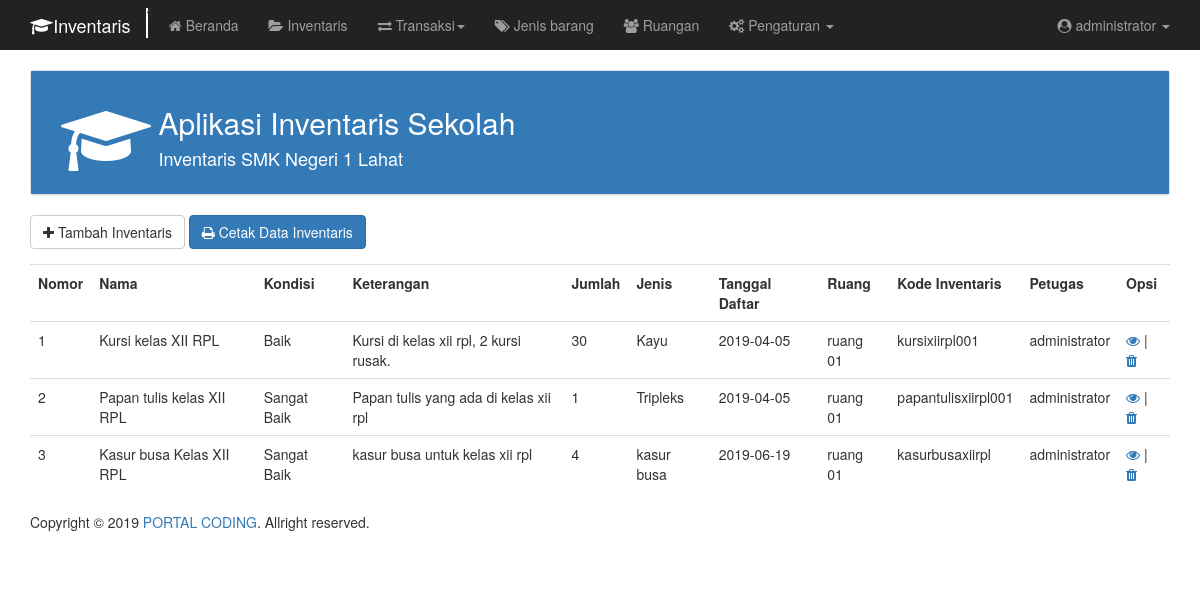
Page /inventaris/inventaris.php (signed in) on the committed database.
### tables this page shows
CREATE TABLE `inventaris` (
  `id_inventaris` varchar(150) NOT NULL,
  `nama` varchar(150) NOT NULL,
  `kondisi` varchar(150) NOT NULL,
  `keterangan_inventaris` varchar(500) NOT NULL,
  `jumlah` varchar(65) NOT NULL,
  `id_jenis` varchar(150) NOT NULL,
  `tanggal_register` date NOT NULL,
  `id_ruang` varchar(150) NOT NULL,
  `kode_inventaris` varchar(65) NOT NULL,
  `id_petugas` varchar(150) NOT NULL
);

CREATE TABLE `jenis` (
  `id_jenis` varchar(150) NOT NULL,
  `nama_jenis` varchar(150) NOT NULL,
  `kode_jenis` varchar(150) NOT NULL,
  `keterangan_jenis` varchar(500) NOT NULL
);

CREATE TABLE `ruang` (
  `id_ruang` varchar(150) NOT NULL,
  `nama_ruang` varchar(150) NOT NULL,
  `kode_ruang` varchar(150) NOT NULL,
  `keterangan_ruang` varchar(500) NOT NULL
);

CREATE TABLE `petugas` (
  `id_petugas` varchar(150) NOT NULL,
  `username` varchar(65) NOT NULL,
  `password` varchar(65) NOT NULL,
  `nama_petugas` varchar(150) NOT NULL,
  `id_level` int(11) NOT NULL
);

### inventaris/include/session.php (called while the page is built, shortened)
<?php
include 'config/function.php';
$konfigurasi = new konfigurasi();
$nomor = 1;
if ($_SESSION['level'] == "administrator") {
	$isadmin = true;
} else if ($_SESSION['level'] == "operator") {
  $isoperator = true;
} else if ($_SESSION['level'] == "peminjam") {
  $ispeminjam = true;
}
?>

### inventaris/config/function.php (called while the page is built, shortened)
<?php
class Konektor {
	public function __construct() {
		$this->host = "localhost";
		$this->user = "root";
		$this->pass = "";
		$this->db = "dbinventaris";
		$this->con = new mysqli($this->host,$this->user,$this->pass,$this->db) or die("Can't Connect to Database");
	}
}
class Konfigurasi extends Konektor {
	public function selectInventaris() {
		$SQL = $this->con->prepare("SELECT * FROM inventaris INNER JOIN jenis ON jenis.id_jenis = inventaris.id_jenis
																INNER JOIN ruang ON ruang.id_ruang = inventaris.id_ruang
																INNER JOIN petugas ON petugas.id_petugas = inventaris.id_petugas
															  GROUP BY inventaris.id_inventaris");
		$SQL->execute();
		$result = $SQL->get_result();
		$data = [];
		while ($row = $result->fetch_assoc()) {
			$data[] = $row;
		}
		return $data;
	}
}
 ?>

### inventaris/inventaris.php (the view, shortened to what this page needs)
<?php
include 'include/session.php';
if ($isadmin) {
$selectInventaris = $konfigurasi->selectInventaris();
?>
<!DOCTYPE html>
<html lang="en" dir="ltr">
	<head>
		<?php include 'include/meta.php'; ?>
  </head>
  <body onload="userFormDisabled()">
		<?php include 'include/menu.php' ?>
		<div class="container">
		  <?php include 'include/heading.php'; ?>
			<div class="form-group">
				<button type="button" class="btn btn-default" id="btnPlus">
				  <i class="fa fa-plus"></i> Tambah Inventaris
				</button>
				<button type="button" id="" class="btn btn-primary" onclick="printInventaris()">
				  <i class="fa fa-print"></i> Cetak Data Inventaris
				</button>
			</div>
			<?php
			if ($selectInventaris == null) {
				echo "<hr><h2 class='text-center'>Tidak ada data</h2><hr>";
			} else { ?>
				<table class="table">
					<th>Nomor</th>
					<th>Nama</th>
					<th>Kondisi</th>
					<th>Keterangan</th>
					<th>Jumlah</th>
					<th>Jenis</th>
					<th>Tanggal Daftar</th>
					<th>Ruang</th>
					<th>Kode Inventaris</th>
					<th>Petugas</th>
					<?php if ($isadmin): ?>
						<th>Opsi</th>
					<?php endif; ?>
			<?php foreach ($selectInventaris as $data): ?>
			<tr>
				<td><?php echo $nomor++; ?></td>
				<td><?php echo $data['nama']; ?></td>
				<td><?php echo $data['kondisi']; ?></td>
				<td><?php echo $data['keterangan_inventaris']; ?></td>
				<td><?php echo $data['jumlah']; ?></td>
				<td><?php echo $data['nama_jenis']; ?></td>
				<td><?php echo $data['tanggal_register']; ?></td>
				<td><?php echo $data['nama_ruang']; ?></td>
				<td><?php echo $data['kode_inventaris']; ?></td>
				<td><?php echo $data['nama_petugas']; ?></td>
				<?php if ($isadmin): ?>
					<td>
						<a href="detail/detail-inventaris.php?rowid=<?php echo $data['id_inventaris'] ?>"><i class="fa fa-eye"></i></a> |
						<a href="javascript:hapusData('<?php echo $data['id_inventaris']; ?>')"><i class="fa fa-trash"></i></a>
					</td>
				<?php endif; ?>
			</tr>
		<?php endforeach; ?>
		</table>
	<?php } ?>
		</div>
    <?php include 'include/footer.php'; ?>
	</body>
</html>
<?php } else {
	echo "<h2>Maaf, anda tidak memiliki akses di halaman ini.</h2>";
	echo "<br>";
	echo "Silahkan kembali ke beranda. <a href='/inventaris/index.php'>Kembali</a>";
 } ?>

### inventaris/include/meta.php (shortened to what this page needs)
<link rel="stylesheet" href="/inventaris/bootstrap/css/bootstrap.min.css">
<link rel="stylesheet" href="https://maxcdn.bootstrapcdn.com/font-awesome/4.7.0/css/font-awesome.min.css">
<link rel="stylesheet" type="text/css" href="/inventaris/bootstrap/css/style.css">

### inventaris/include/menu.php (shortened to what this page needs)
<nav class="navbar-inverse" role="navigation">
	<div class="container-fluid">
		<div class="navbar-header">
			<a class="navbar-brand" style="color:#ffffff;" href="/inventaris/index.php"><span><i class="fa fa-graduation-cap"></i></span>Inventaris</a>
		</div>
		<div class="collapse navbar-collapse" id="navbar">
			<ul class="nav navbar-nav">
				<li><<div class="vl"></div></li>
				<li><a href="/inventaris/index.php"><i class="fa fa-home"></i> Beranda</a></li>
				<?php if ($isadmin): ?>
					<li><a href="/inventaris/inventaris.php"><i class="fa fa-folder-open"></i> Inventaris</a></li>
				<?php endif; ?>
				<li class="dropdown">
					<a href="/inventaris/#" class="dropdown-toggle" data-toggle="dropdown"><i class="fa fa-exchange"></i> Transaksi<b class="caret"></b></a>
				</li>
				<?php if ($isadmin): ?>
					<li><a href="/inventaris/barang.php"><i class="fa fa-tags"></i> Jenis barang</a></li>
					<li><a href="/inventaris/ruangan.php"><i class="fa fa-users"></i> Ruangan</a></li>
					<li class="dropdown">
						<a href="/inventaris/#" class="dropdown-toggle" data-toggle="dropdown"><i class="fa fa-gears"></i> Pengaturan <b class="caret"></b></a>
					</li>
				<?php endif; ?>
			</ul>
			<ul class="nav navbar-nav navbar-right">
				<li class="dropdown">
					<a href="/inventaris/#" class="dropdown-toggle" data-toggle="dropdown"><i class="fa fa-user-circle"></i> <?php echo $_SESSION['nama_petugas'] ?> <b class="caret"></b></a>
				</li>
			</ul>
		</div>
	</div>
</nav>

### inventaris/include/heading.php
<br>
<div class="panel panel-default">
	<div class="panel-body bg-primary">
		<div class="container">
			<div class="row">
				<div class="col-md-1 col-md-offset-0" style="margin-top:20px;">
					<span><i class="fa fa-graduation-cap fa-5x"></i></span>
				</div>
				<div class="col-md-6 text-justify">
					<h2>Aplikasi Inventaris Sekolah</h2>
					<h4>Inventaris SMK Negeri 1 Lahat</h4>
				</div>
			</div>
		</div>
	</div>
</div>

### inventaris/include/footer.php (shortened to what this page needs)
<footer class="container-fluid" style="height:50px;">
		<div class="container">
			<div class="row">
			<div class="col-md-9">
				<p>Copyright &copy; 2019 <a href="https://www.portalcoding.com" target="_blank">PORTAL CODING</a>. Allright reserved.</p>
			</div>
			</div>
		</div>
</footer>

### rows in the picture
inventaris: nama "Kursi kelas XII RPL", kondisi "Baik", keterangan_inventaris "Kursi di kelas xii rpl, 2 kursi rusak.", jumlah "30", id_jenis.nama_jenis "Kayu", tanggal_register "2019-04-05", id_ruang.nama_ruang "ruang 01", kode_inventaris "kursixiirpl001", id_petugas.nama_petugas "administrator"
inventaris: nama "Papan tulis kelas XII RPL", kondisi "Sangat Baik", keterangan_inventaris "Papan tulis yang ada di kelas xii rpl", jumlah "1", id_jenis.nama_jenis "Tripleks", tanggal_register "2019-04-05", id_ruang.nama_ruang "ruang 01", kode_inventaris "papantulisxiirpl001", id_petugas.nama_petugas "administrator"
inventaris: nama "Kasur busa Kelas XII RPL", kondisi "Sangat Baik", keterangan_inventaris "kasur busa untuk kelas xii rpl", jumlah "4", id_jenis.nama_jenis "kasur busa", tanggal_register "2019-06-19", id_ruang.nama_ruang "ruang 01", kode_inventaris "kasurbusaxiirpl", id_petugas.nama_petugas "administrator"

### other values in the picture
$_SESSION['nama_petugas'] "administrator"
